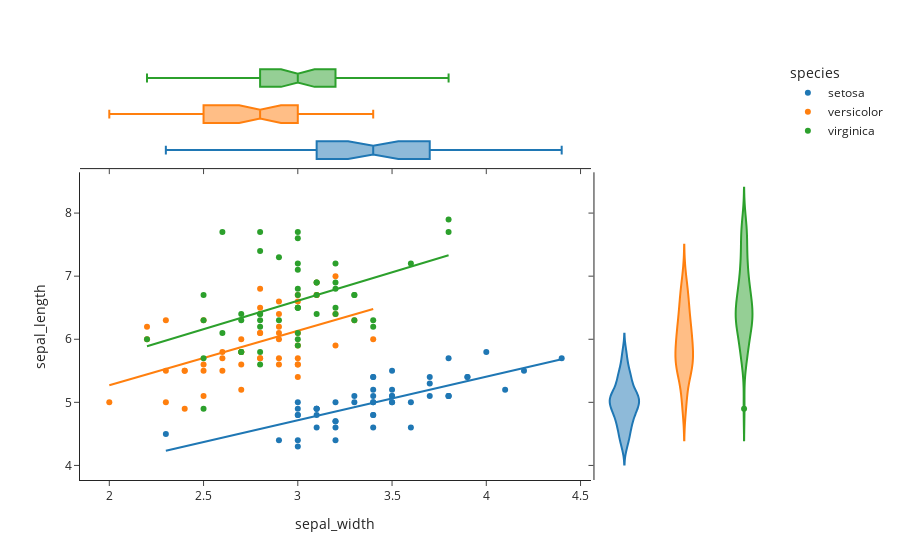

Write notebook code for a chart like this one.
### Code cell
#| label: test-figure

import plotly.express as px
import plotly.io as pio
df = px.data.iris()
fig = px.scatter(df, x="sepal_width", y="sepal_length", 
                 color="species", 
                 marginal_y="violin", marginal_x="box", 
                 trendline="ols", template="simple_white")

fig.show()

### Figure 1 — Plotly figure (JSON) as saved in the notebook; plotly's stock layout.template omitted (floating-point values rounded to 4 significant figures)
{"data": [{"hovertemplate": "species=setosa<br>sepal_width=%{x}<br>sepal_length=%{y}<extra></extra>", "legendgroup": "setosa", "marker": {"color": "#1F77B4", "symbol": "circle"}, "mode": "markers", "name": "setosa", "orientation": "v", "showlegend": true, "type": "scatter", "x": [3.5, 3.0, 3.2, 3.1, 3.6, 3.9, 3.4, 3.4, 2.9, 3.1, 3.7, 3.4, 3.0, 3.0, 4.0, 4.4, 3.9, 3.5, 3.8, 3.8, 3.4, 3.7, 3.6, 3.3, 3.4, 3.0, 3.4, 3.5, 3.4, 3.2, 3.1, 3.4, 4.1, 4.2, 3.1, 3.2, 3.5, 3.1, 3.0, 3.4, 3.5, 2.3, 3.2, 3.5, 3.8, 3.0, 3.8, 3.2, 3.7, 3.3], "xaxis": "x", "y": [5.1, 4.9, 4.7, 4.6, 5.0, 5.4, 4.6, 5.0, 4.4, 4.9, 5.4, 4.8, 4.8, 4.3, 5.8, 5.7, 5.4, 5.1, 5.7, 5.1, 5.4, 5.1, 4.6, 5.1, 4.8, 5.0, 5.0, 5.2, 5.2, 4.7, 4.8, 5.4, 5.2, 5.5, 4.9, 5.0, 5.5, 4.9, 4.4, 5.1, 5.0, 4.5, 4.4, 5.0, 5.1, 4.8, 5.1, 4.6, 5.3, 5.0], "yaxis": "y"}, {"alignmentgroup": "True", "hovertemplate": "species=setosa<br>sepal_width=%{x}<extra></extra>", "legendgroup": "setosa", "marker": {"color": "#1F77B4", "symbol": "circle"}, "name": "setosa", "notched": true, "offsetgroup": "setosa", "showlegend": false, "type": "box", "x": [3.5, 3.0, 3.2, 3.1, 3.6, 3.9, 3.4, 3.4, 2.9, 3.1, 3.7, 3.4, 3.0, 3.0, 4.0, 4.4, 3.9, 3.5, 3.8, 3.8, 3.4, 3.7, 3.6, 3.3, 3.4, 3.0, 3.4, 3.5, 3.4, 3.2, 3.1, 3.4, 4.1, 4.2, 3.1, 3.2, 3.5, 3.1, 3.0, 3.4, 3.5, 2.3, 3.2, 3.5, 3.8, 3.0, 3.8, 3.2, 3.7, 3.3], "xaxis": "x3", "yaxis": "y3"}, {"alignmentgroup": "True", "hovertemplate": "species=setosa<br>sepal_length=%{y}<extra></extra>", "legendgroup": "setosa", "marker": {"color": "#1F77B4", "symbol": "circle"}, "name": "setosa", "offsetgroup": "setosa", "scalegroup": "y", "showlegend": false, "type": "violin", "xaxis": "x2", "y": [5.1, 4.9, 4.7, 4.6, 5.0, 5.4, 4.6, 5.0, 4.4, 4.9, 5.4, 4.8, 4.8, 4.3, 5.8, 5.7, 5.4, 5.1, 5.7, 5.1, 5.4, 5.1, 4.6, 5.1, 4.8, 5.0, 5.0, 5.2, 5.2, 4.7, 4.8, 5.4, 5.2, 5.5, 4.9, 5.0, 5.5, 4.9, 4.4, 5.1, 5.0, 4.5, 4.4, 5.0, 5.1, 4.8, 5.1, 4.6, 5.3, 5.0], "yaxis": "y2"}, {"hovertemplate": "<b>OLS trendline</b><br>sepal_length = 0.690854 * sepal_width + 2.64466<br>R<sup>2</sup>=0.557681<br><br>species=setosa<br>sepal_width=%{x}<br>sepal_length=%{y} <b>(trend)</b><extra></extra>", "legendgroup": "setosa", "marker": {"color": "#1F77B4", "symbol": "circle"}, "mode": "lines", "name": "setosa", "showlegend": false, "type": "scatter", "x": [2.3, 2.9, 3.0, 3.0, 3.0, 3.0, 3.0, 3.0, 3.1, 3.1, 3.1, 3.1, 3.1, 3.2, 3.2, 3.2, 3.2, 3.2, 3.3, 3.3, 3.4, 3.4, 3.4, 3.4, 3.4, 3.4, 3.4, 3.4, 3.4, 3.5, 3.5, 3.5, 3.5, 3.5, 3.5, 3.6, 3.6, 3.7, 3.7, 3.7, 3.8, 3.8, 3.8, 3.8, 3.9, 3.9, 4.0, 4.1, 4.2, 4.4], "xaxis": "x", "y": [4.234, 4.648, 4.717, 4.717, 4.717, 4.717, 4.717, 4.717, 4.786, 4.786, 4.786, 4.786, 4.786, 4.855, 4.855, 4.855, 4.855, 4.855, 4.924, 4.924, 4.994, 4.994, 4.994, 4.994, 4.994, 4.994, 4.994, 4.994, 4.994, 5.063, 5.063, 5.063, 5.063, 5.063, 5.063, 5.132, 5.132, 5.201, 5.201, 5.201, 5.27, 5.27, 5.27, 5.27, 5.339, 5.339, 5.408, 5.477, 5.546, 5.684], "yaxis": "y"}, {"hovertemplate": "species=versicolor<br>sepal_width=%{x}<br>sepal_length=%{y}<extra></extra>", "legendgroup": "versicolor", "marker": {"color": "#FF7F0E", "symbol": "circle"}, "mode": "markers", "name": "versicolor", "orientation": "v", "showlegend": true, "type": "scatter", "x": [3.2, 3.2, 3.1, 2.3, 2.8, 2.8, 3.3, 2.4, 2.9, 2.7, 2.0, 3.0, 2.2, 2.9, 2.9, 3.1, 3.0, 2.7, 2.2, 2.5, 3.2, 2.8, 2.5, 2.8, 2.9, 3.0, 2.8, 3.0, 2.9, 2.6, 2.4, 2.4, 2.7, 2.7, 3.0, 3.4, 3.1, 2.3, 3.0, 2.5, 2.6, 3.0, 2.6, 2.3, 2.7, 3.0, 2.9, 2.9, 2.5, 2.8], "xaxis": "x", "y": [7.0, 6.4, 6.9, 5.5, 6.5, 5.7, 6.3, 4.9, 6.6, 5.2, 5.0, 5.9, 6.0, 6.1, 5.6, 6.7, 5.6, 5.8, 6.2, 5.6, 5.9, 6.1, 6.3, 6.1, 6.4, 6.6, 6.8, 6.7, 6.0, 5.7, 5.5, 5.5, 5.8, 6.0, 5.4, 6.0, 6.7, 6.3, 5.6, 5.5, 5.5, 6.1, 5.8, 5.0, 5.6, 5.7, 5.7, 6.2, 5.1, 5.7], "yaxis": "y"}, {"alignmentgroup": "True", "hovertemplate": "species=versicolor<br>sepal_width=%{x}<extra></extra>", "legendgroup": "versicolor", "marker": {"color": "#FF7F0E", "symbol": "circle"}, "name": "versicolor", "notched": true, "offsetgroup": "versicolor", "showlegend": false, "type": "box", "x": [3.2, 3.2, 3.1, 2.3, 2.8, 2.8, 3.3, 2.4, 2.9, 2.7, 2.0, 3.0, 2.2, 2.9, 2.9, 3.1, 3.0, 2.7, 2.2, 2.5, 3.2, 2.8, 2.5, 2.8, 2.9, 3.0, 2.8, 3.0, 2.9, 2.6, 2.4, 2.4, 2.7, 2.7, 3.0, 3.4, 3.1, 2.3, 3.0, 2.5, 2.6, 3.0, 2.6, 2.3, 2.7, 3.0, 2.9, 2.9, 2.5, 2.8], "xaxis": "x3", "yaxis": "y3"}, {"alignmentgroup": "True", "hovertemplate": "species=versicolor<br>sepal_length=%{y}<extra></extra>", "legendgroup": "versicolor", "marker": {"color": "#FF7F0E", "symbol": "circle"}, "name": "versicolor", "offsetgroup": "versicolor", "scalegroup": "y", "showlegend": false, "type": "violin", "xaxis": "x2", "y": [7.0, 6.4, 6.9, 5.5, 6.5, 5.7, 6.3, 4.9, 6.6, 5.2, 5.0, 5.9, 6.0, 6.1, 5.6, 6.7, 5.6, 5.8, 6.2, 5.6, 5.9, 6.1, 6.3, 6.1, 6.4, 6.6, 6.8, 6.7, 6.0, 5.7, 5.5, 5.5, 5.8, 6.0, 5.4, 6.0, 6.7, 6.3, 5.6, 5.5, 5.5, 6.1, 5.8, 5.0, 5.6, 5.7, 5.7, 6.2, 5.1, 5.7], "yaxis": "y2"}, {"hovertemplate": "<b>OLS trendline</b><br>sepal_length = 0.865078 * sepal_width + 3.53973<br>R<sup>2</sup>=0.276582<br><br>species=versicolor<br>sepal_width=%{x}<br>sepal_length=%{y} <b>(trend)</b><extra></extra>", "legendgroup": "versicolor", "marker": {"color": "#FF7F0E", "symbol": "circle"}, "mode": "lines", "name": "versicolor", "showlegend": false, "type": "scatter", "x": [2.0, 2.2, 2.2, 2.3, 2.3, 2.3, 2.4, 2.4, 2.4, 2.5, 2.5, 2.5, 2.5, 2.6, 2.6, 2.6, 2.7, 2.7, 2.7, 2.7, 2.7, 2.8, 2.8, 2.8, 2.8, 2.8, 2.8, 2.9, 2.9, 2.9, 2.9, 2.9, 2.9, 2.9, 3.0, 3.0, 3.0, 3.0, 3.0, 3.0, 3.0, 3.0, 3.1, 3.1, 3.1, 3.2, 3.2, 3.2, 3.3, 3.4], "xaxis": "x", "y": [5.27, 5.443, 5.443, 5.529, 5.529, 5.529, 5.616, 5.616, 5.616, 5.702, 5.702, 5.702, 5.702, 5.789, 5.789, 5.789, 5.875, 5.875, 5.875, 5.875, 5.875, 5.962, 5.962, 5.962, 5.962, 5.962, 5.962, 6.048, 6.048, 6.048, 6.048, 6.048, 6.048, 6.048, 6.135, 6.135, 6.135, 6.135, 6.135, 6.135, 6.135, 6.135, 6.221, 6.221, 6.221, 6.308, 6.308, 6.308, 6.394, 6.481], "yaxis": "y"}, {"hovertemplate": "species=virginica<br>sepal_width=%{x}<br>sepal_length=%{y}<extra></extra>", "legendgroup": "virginica", "marker": {"color": "#2CA02C", "symbol": "circle"}, "mode": "markers", "name": "virginica", "orientation": "v", "showlegend": true, "type": "scatter", "x": [3.3, 2.7, 3.0, 2.9, 3.0, 3.0, 2.5, 2.9, 2.5, 3.6, 3.2, 2.7, 3.0, 2.5, 2.8, 3.2, 3.0, 3.8, 2.6, 2.2, 3.2, 2.8, 2.8, 2.7, 3.3, 3.2, 2.8, 3.0, 2.8, 3.0, 2.8, 3.8, 2.8, 2.8, 2.6, 3.0, 3.4, 3.1, 3.0, 3.1, 3.1, 3.1, 2.7, 3.2, 3.3, 3.0, 2.5, 3.0, 3.4, 3.0], "xaxis": "x", "y": [6.3, 5.8, 7.1, 6.3, 6.5, 7.6, 4.9, 7.3, 6.7, 7.2, 6.5, 6.4, 6.8, 5.7, 5.8, 6.4, 6.5, 7.7, 7.7, 6.0, 6.9, 5.6, 7.7, 6.3, 6.7, 7.2, 6.2, 6.1, 6.4, 7.2, 7.4, 7.9, 6.4, 6.3, 6.1, 7.7, 6.3, 6.4, 6.0, 6.9, 6.7, 6.9, 5.8, 6.8, 6.7, 6.7, 6.3, 6.5, 6.2, 5.9], "yaxis": "y"}, {"alignmentgroup": "True", "hovertemplate": "species=virginica<br>sepal_width=%{x}<extra></extra>", "legendgroup": "virginica", "marker": {"color": "#2CA02C", "symbol": "circle"}, "name": "virginica", "notched": true, "offsetgroup": "virginica", "showlegend": false, "type": "box", "x": [3.3, 2.7, 3.0, 2.9, 3.0, 3.0, 2.5, 2.9, 2.5, 3.6, 3.2, 2.7, 3.0, 2.5, 2.8, 3.2, 3.0, 3.8, 2.6, 2.2, 3.2, 2.8, 2.8, 2.7, 3.3, 3.2, 2.8, 3.0, 2.8, 3.0, 2.8, 3.8, 2.8, 2.8, 2.6, 3.0, 3.4, 3.1, 3.0, 3.1, 3.1, 3.1, 2.7, 3.2, 3.3, 3.0, 2.5, 3.0, 3.4, 3.0], "xaxis": "x3", "yaxis": "y3"}, {"alignmentgroup": "True", "hovertemplate": "species=virginica<br>sepal_length=%{y}<extra></extra>", "legendgroup": "virginica", "marker": {"color": "#2CA02C", "symbol": "circle"}, "name": "virginica", "offsetgroup": "virginica", "scalegroup": "y", "showlegend": false, "type": "violin", "xaxis": "x2", "y": [6.3, 5.8, 7.1, 6.3, 6.5, 7.6, 4.9, 7.3, 6.7, 7.2, 6.5, 6.4, 6.8, 5.7, 5.8, 6.4, 6.5, 7.7, 7.7, 6.0, 6.9, 5.6, 7.7, 6.3, 6.7, 7.2, 6.2, 6.1, 6.4, 7.2, 7.4, 7.9, 6.4, 6.3, 6.1, 7.7, 6.3, 6.4, 6.0, 6.9, 6.7, 6.9, 5.8, 6.8, 6.7, 6.7, 6.3, 6.5, 6.2, 5.9], "yaxis": "y2"}, {"hovertemplate": "<b>OLS trendline</b><br>sepal_length = 0.901534 * sepal_width + 3.90684<br>R<sup>2</sup>=0.209057<br><br>species=virginica<br>sepal_width=%{x}<br>sepal_length=%{y} <b>(trend)</b><extra></extra>", "legendgroup": "virginica", "marker": {"color": "#2CA02C", "symbol": "circle"}, "mode": "lines", "name": "virginica", "showlegend": false, "type": "scatter", "x": [2.2, 2.5, 2.5, 2.5, 2.5, 2.6, 2.6, 2.7, 2.7, 2.7, 2.7, 2.8, 2.8, 2.8, 2.8, 2.8, 2.8, 2.8, 2.8, 2.9, 2.9, 3.0, 3.0, 3.0, 3.0, 3.0, 3.0, 3.0, 3.0, 3.0, 3.0, 3.0, 3.0, 3.1, 3.1, 3.1, 3.1, 3.2, 3.2, 3.2, 3.2, 3.2, 3.3, 3.3, 3.3, 3.4, 3.4, 3.6, 3.8, 3.8], "xaxis": "x", "y": [5.89, 6.161, 6.161, 6.161, 6.161, 6.251, 6.251, 6.341, 6.341, 6.341, 6.341, 6.431, 6.431, 6.431, 6.431, 6.431, 6.431, 6.431, 6.431, 6.521, 6.521, 6.611, 6.611, 6.611, 6.611, 6.611, 6.611, 6.611, 6.611, 6.611, 6.611, 6.611, 6.611, 6.702, 6.702, 6.702, 6.702, 6.792, 6.792, 6.792, 6.792, 6.792, 6.882, 6.882, 6.882, 6.972, 6.972, 7.152, 7.333, 7.333], "yaxis": "y"}], "layout": {"legend": {"title": {"text": "species"}, "tracegroupgap": 0}, "margin": {"t": 60}, "xaxis": {"anchor": "y", "domain": [0, 0.7363], "title": {"text": "sepal_width"}}, "xaxis2": {"anchor": "y2", "domain": [0.7413, 1], "matches": "x2", "showline": false, "showticklabels": false, "ticks": ""}, "xaxis3": {"anchor": "y3", "domain": [0, 0.7363], "matches": "x", "showticklabels": false}, "xaxis4": {"anchor": "y4", "domain": [0.7413, 1], "matches": "x2", "showline": false, "showticklabels": false, "ticks": ""}, "yaxis": {"anchor": "x", "domain": [0, 0.7326], "title": {"text": "sepal_length"}}, "yaxis2": {"anchor": "x2", "domain": [0, 0.7326], "matches": "y", "showticklabels": false}, "yaxis3": {"anchor": "x3", "domain": [0.7426, 1], "matches": "y3", "showline": false, "showticklabels": false, "ticks": ""}, "yaxis4": {"anchor": "x4", "domain": [0.7426, 1], "matches": "y3", "showline": false, "showticklabels": false, "ticks": ""}}}
